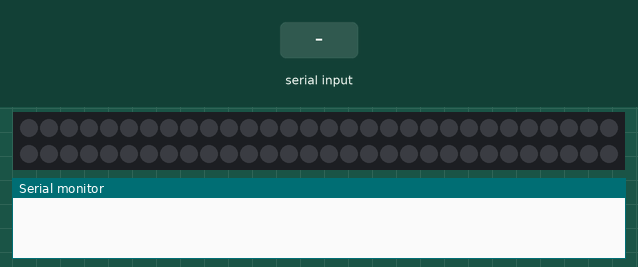
Simulated run of this sketch. Board: Arduino Uno, built with avr-gcc and run on an emulated ATmega328P. Shown: 60 RGB LEDs in strip order, left to right, continuing on the next row, the last lines printed to the serial monitor. The test bench sets the inputs (shaded band). Dim RGB values are drawn brighter than linear.

Above: at 1.2 s.
1.3 s: "90,45,200," received over Serial
At 2.99 s:
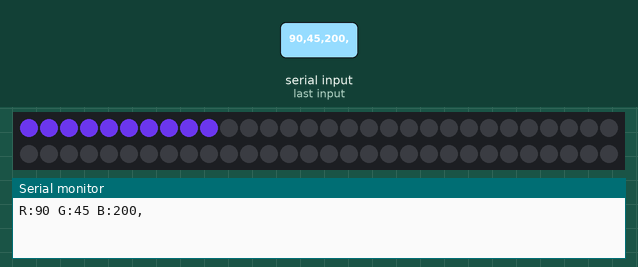
4.1 s: "90,45," received over Serial
At 10.0 s:
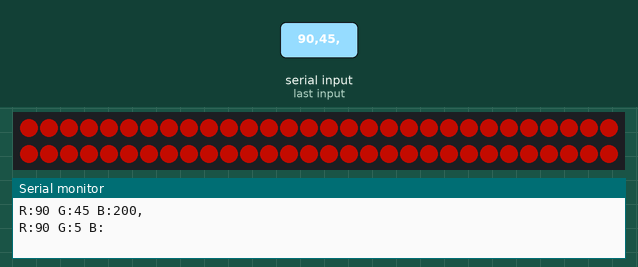
10.1 s: "30,150,10," received over Serial
At 11.79 s:
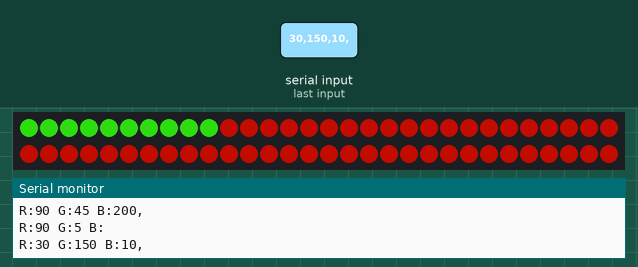
12.9 s: "30,150," received over Serial
At 18.8 s:
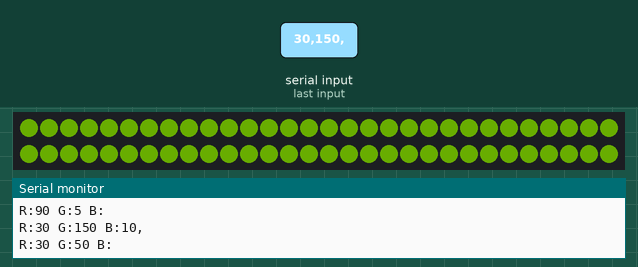
18.9 s: "5," received over Serial
At 21.58 s:
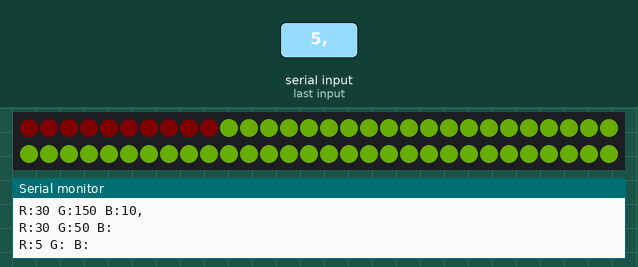

Measured:
- after the input at 1.3 s, the LEDs: first change after 1.2 s (image 1 shows a later state)
- after the input at 4.1 s, the LEDs: first differ from a run without the input after 2.8 s (image 2 shows a later state)
- after the input at 10.1 s, the LEDs: first change after 1.2 s (image 3 shows a later state)
- after the input at 12.9 s, the LEDs: first differ from a run without the input after 2.8 s (image 4 shows a later state)
- after the input at 18.9 s, the LEDs: first change after 2.2 s (image 5 shows a later state)

The sketch:

cheerlights2016.ino
```cpp
#include <Adafruit_NeoPixel.h>
#ifdef __AVR__
  #include <avr/power.h>
#endif

#define PIN 6

// This sketch uses an Adafruit NeoPixel
// https://www.adafruit.com/categories/168

Adafruit_NeoPixel strip = Adafruit_NeoPixel(60, PIN, NEO_GRB + NEO_KHZ800);


void setup()
{
  // Initialize the NeoPixel
  strip.begin();
  strip.show(); // All lights off

  // Setup Serial
  Serial.begin(9600);
}
void loop()
{
  if(Serial.available() > 0)
  {
    String r  = Serial.readStringUntil(',');
    Serial.read(); //next character is comma, so skip it using this
    String g = Serial.readStringUntil(',');
    Serial.read();
    String b  = Serial.readStringUntil('\0');
    //parse your data here. example:
    //double x = Double.parseDouble(first);

    String output = "R:"+r+" G:"+g+" B:"+b;

    // Echo command back to serial monitor
    Serial.println(output);
    delay(200);

    colorWipe(strip.Color(r.toInt(), g.toInt(), b.toInt()), 50);

  }
}

// Fill the dots one after the other with a color
void colorWipe(uint32_t c, uint8_t wait) {
  for(uint16_t i=0; i<strip.numPixels(); i++) {
    strip.setPixelColor(i, c);
    strip.show();
    delay(wait);
  }
}
```
